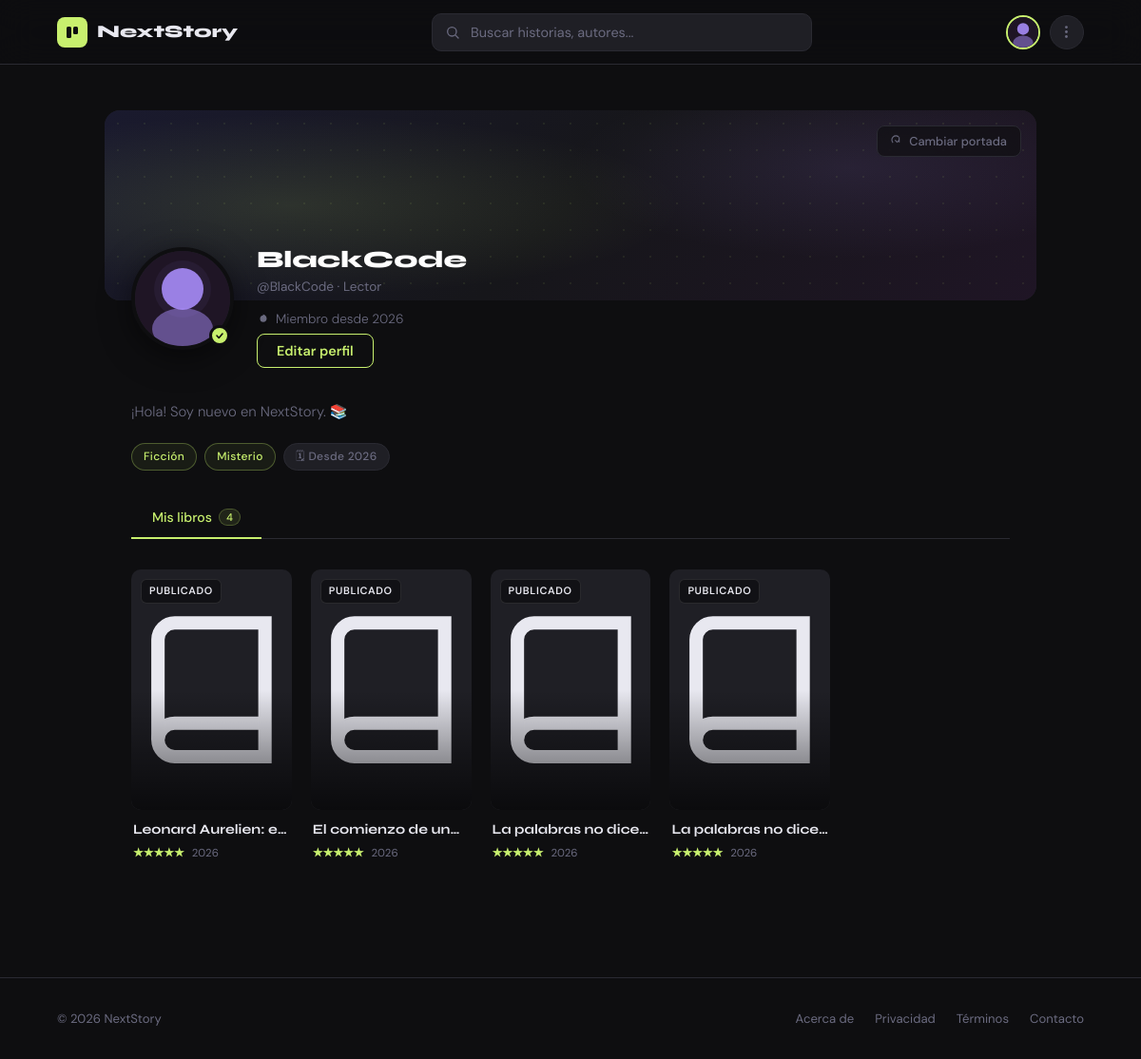
/perfil/2/ (signed in), run on the app's committed database.
### blog/models.py (models this page shows, shortened)
class Usuario(models.Model):
    id = models.BigAutoField(primary_key=True)
    nombre = models.CharField(max_length=100)
    apellido = models.CharField(max_length=100)
    telefono = models.CharField(max_length=20, blank=True, null=True)
    direccion = models.CharField(max_length=255, blank=True, null=True)
    estado = models.CharField(max_length=50, blank=True, null=True)
    registro = models.OneToOneField(Registro, models.DO_NOTHING, blank=True, null=True)
    class Meta:
        db_table = 'usuario'

class Perfil(models.Model):
    id = models.BigAutoField(primary_key=True)
    username = models.CharField(unique=True, max_length=100, blank=True, null=True)
    descripcion = models.TextField(blank=True, null=True)
    foto = models.ImageField(upload_to='avatars/', blank=True, null=True)
    portada = models.ImageField(upload_to='portadas/', blank=True, null=True)
    redes_sociales = models.TextField(blank=True, null=True)
    usuario = models.OneToOneField(Usuario, models.DO_NOTHING, blank=True, null=True)
    class Meta:
        db_table = 'perfil'

class Registro(models.Model):
    id = models.BigAutoField(primary_key=True)
    email = models.CharField(unique=True, max_length=150)
    telefono = models.CharField(max_length=20, blank=True, null=True)
    contrasena = models.CharField(max_length=255)
    fecha_registro = models.DateTimeField(blank=True, null=True)
    class Meta:
        db_table = 'registro'

class Libro(models.Model):
    id_libro = models.AutoField(primary_key=True)
    titulo = models.CharField(max_length=255)
    sinopsis = models.TextField(blank=True, null=True)
    fecha_creacion = models.DateTimeField(blank=True, null=True)
    estado = models.CharField(max_length=50, blank=True, null=True)
    archivo_pdf = models.TextField(blank=True, null=True)
    portada = models.ImageField(
        upload_to='portadas/',
        blank=True,
        null=True,
        verbose_name="Imagen de portada"
    )
    class Meta:
        db_table = 'libro'

### blog/views.py (the view)
# urls.py: path('perfil/', views.perfil_usuario, name='perfil_usuario'),
@login_required
def perfil_usuario(request, usuario_id=None):
    usuario = None
    perfil = None
    if not usuario_id:
        try:
            registro = Registro.objects.get(email=request.user.email)
            usuario = Usuario.objects.get(registro=registro)
            usuario_id = usuario.id
        except (Registro.DoesNotExist, Usuario.DoesNotExist):
            return render(request, 'blog/perfil_usuario.html', {
                'error': 'No se encontró tu registro de usuario. ¿Estás registrado correctamente?'
            })
    else:
        usuario = get_object_or_404(Usuario, id=usuario_id)
    try:
        perfil = Perfil.objects.get(usuario=usuario)
    except Perfil.DoesNotExist:
        perfil = None
    ids_libros = AutorLibro.objects.filter(usuario=usuario).values_list('libro_id', flat=True)
    mis_libros = Libro.objects.filter(id_libro__in=ids_libros).order_by('-fecha_creacion')
    contexto = {
        'usuario': usuario,
        'perfil': perfil,
        'mis_libros': mis_libros,
        'total_libros': mis_libros.count(),
        'seguidores': 150,
        'siguiendo': 85,
        'total_paginas': 3200,
        'libros_favoritos': [],
    }
    return render(request, 'blog/perfil_usuario.html', contexto)

### blog/templates/blog/perfil_usuario.html (shortened to what this page needs)
<!DOCTYPE html>
<html lang="es">
<head>
</head>
<body>
<header>
  <a class="logo" href="{% url 'blog:home' %}">
    <div class="logo-mark">
      <svg viewBox="0 0 16 16" fill="none" xmlns="http://www.w3.org/2000/svg">
        <rect x="2" y="2" width="5" height="12" rx="1.5" fill="#0e0e10"/>
        <rect x="9" y="2" width="5" height="8" rx="1.5" fill="#0e0e10"/>
      </svg>
    </div>
    <span>NextStory</span>
  </a>
  <div class="nav-center">
    <div class="search-wrap">
      <svg viewBox="0 0 24 24"><circle cx="11" cy="11" r="7"/><path d="M21 21l-4.35-4.35"/></svg>
      <input class="search" type="text" placeholder="Buscar historias, autores..."/>
    </div>
  </div>
  <div class="nav-actions">
    <div class="nav-avatar" id="navAvatar" aria-label="Avatar usuario">
      {% if perfil and perfil.foto %}
        <img src="{{ perfil.foto }}" alt="Avatar">
      {% else %}
        <svg viewBox="0 0 36 36" xmlns="http://www.w3.org/2000/svg">
          <rect width="36" height="36" fill="#1f1525"/>
          <circle cx="18" cy="14" r="7" fill="#a78bf7" opacity=".9"/>
          <ellipse cx="18" cy="30" rx="12" ry="8" fill="#a78bf7" opacity=".5"/>
        </svg>
      {% endif %}
    </div>
    <div class="avatar-menu-wrap" id="avatarMenuWrap">
      <button class="menu-trigger" id="menuTriggerBtn" aria-label="Abrir menú" aria-haspopup="true" aria-expanded="false">
        <svg viewBox="0 0 24 24" xmlns="http://www.w3.org/2000/svg">
          <circle cx="12" cy="5" r="2"/><circle cx="12" cy="12" r="2"/><circle cx="12" cy="19" r="2"/>
        </svg>
      </button>
    </div>
  </div>
</header>
<div class="page">
  <div class="profile-banner">
    <div class="banner-bg" id="bannerBg"></div>
    <button class="banner-edit" id="editBannerBtn" title="Cambiar portada">
      <svg viewBox="0 0 24 24">
        <path d="M4 14.899A7 7 0 1 1 15.1 4"/>
        <path d="m8 10 4 4 4-4"/>
        <path d="M16 4v10.3"/>
      </svg>
      Cambiar portada
    </button>
  </div>
  <div class="profile-identity">
    <div class="avatar-wrap" id="avatarWrap" title="Cambiar foto de perfil">
      <div class="avatar" id="avatarEl">
      </div>
      <div class="avatar-badge">
        <svg viewBox="0 0 10 10" xmlns="http://www.w3.org/2000/svg">
          <polyline points="2,5 4.2,7.5 8,3" stroke="#0e0e10" stroke-width="1.6" fill="none" stroke-linecap="round" stroke-linejoin="round"/>
        </svg>
      </div>
    </div>
    <div class="profile-info">
      <div class="profile-name" id="displayName">
        {% if usuario %}
          {{ usuario.nombre|default:"Usuario" }} {{ usuario.apellido|default:"" }}
        {% else %}
          {{ user.username|default:"Usuario Invitado" }}
        {% endif %}
      </div>
      <div class="profile-handle">
        <span>@{{ perfil.username|default:user.username }} · Lector</span>
      </div>
      <div class="profile-extra">
        <span>
          <svg viewBox="0 0 16 16" fill="currentColor"><path d="M7 2a5 5 0 0 1 5 5c0 2.21-1.79 4-4 4a4 4 0 1 1 0-8z"/></svg>
          Miembro desde {{ usuario.registro.fecha_registro|date:"Y"|default:"2026" }}
        </span>
      </div>
      <div class="profile-actions">
        <button class="btn-edit-profile" id="editProfileBtn">Editar perfil</button>
      </div>
    </div>
  </div>
  <div class="profile-body">
    <p class="profile-bio" id="displayBio">
      {{ perfil.descripcion|default:"Lector entusiasta que disfruta de buena literatura. Sin historias propias aún, pero con muchas ganas de descubrir y leer." }}
    </p>
    <div class="profile-tags">
      <span class="profile-tag accent">Ficción</span>
      <span class="profile-tag accent">Misterio</span>
      <span class="profile-tag">🗓 Desde {{ usuario.registro.fecha_registro|date:"Y"|default:"2026" }}</span>
    </div>
    <div class="profile-tabs" role="tablist">
      <button class="tab-btn active" data-tab="mislibros" role="tab" aria-selected="true" tabindex="0">
        Mis libros <span class="tab-count" id="tabCount">{{ total_libros|default:0 }}</span>
      </button>
    </div>
    <div class="tab-panel active" id="tab-mislibros" role="tabpanel" tabindex="0">
      <div class="stories-grid" id="mislibros-grid" style="min-height: 120px;">
        {% if mis_libros %}
          {% for libro in mis_libros %}
          <a href="{% url 'blog:perfil_libro' libro.id_libro %}" class="bcard">
            <div class="bcard-cover">
              <svg viewBox="0 0 24 24" fill="none" stroke="currentColor" stroke-width="2">
                <path d="M4 19.5A2.5 2.5 0 0 1 6.5 17H20"/>
                <path d="M6.5 2H20v20H6.5A2.5 2.5 0 0 1 4 19.5v-15A2.5 2.5 0 0 1 6.5 2z"/>
              </svg>
              <div class="bcard-cover-overlay"></div>
              <span class="bcard-badge">{{ libro.estado|default:"Libro" }}</span>
            </div>
            <div class="bcard-info">
              <div class="bcard-title">{{ libro.titulo }}</div>
              <div class="bcard-meta">
                <span class="bcard-rating">★★★★★</span>
                <span class="bcard-reads">{{ libro.fecha_creacion|date:"Y" }}</span>
              </div>
            </div>
          </a>
          {% endfor %}
        {% endif %}
      </div>
    </div>
  </div>
</div>
<footer>
  <span class="footer-copy">© 2026 NextStory</span>
  <div class="footer-links">
    <a href="#">Acerca de</a>
    <a href="#">Privacidad</a>
    <a href="#">Términos</a>
    <a href="#">Contacto</a>
  </div>
</footer>
</body>
</html>

### data on the page
Usuario: nombre "BlackCode", registro.fecha_registro "2026"
Perfil: username "BlackCode", descripcion "¡Hola! Soy nuevo en NextStory. 📚"
Libro: estado "PUBLICADO", titulo "Leonard Aurelien: e…", fecha_creacion "2026"
Libro: estado "PUBLICADO", titulo "El comienzo de una…", fecha_creacion "2026"
Libro: estado "PUBLICADO", titulo "La palabras no dice…", fecha_creacion "2026"
Libro: estado "PUBLICADO", titulo "La palabras no dice…", fecha_creacion "2026"

### other printed values
{{ total_libros|default:0 }} "4"
